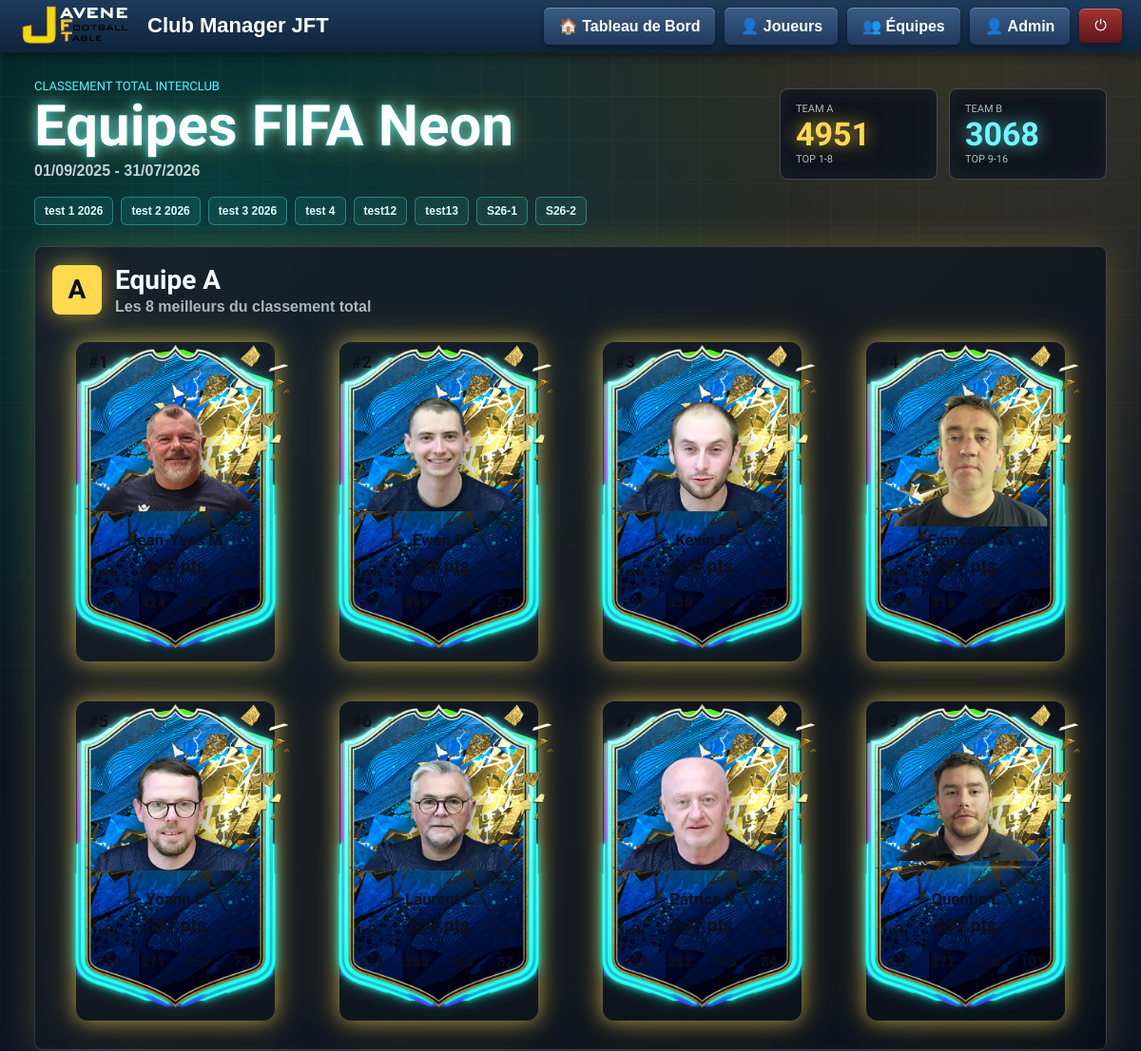
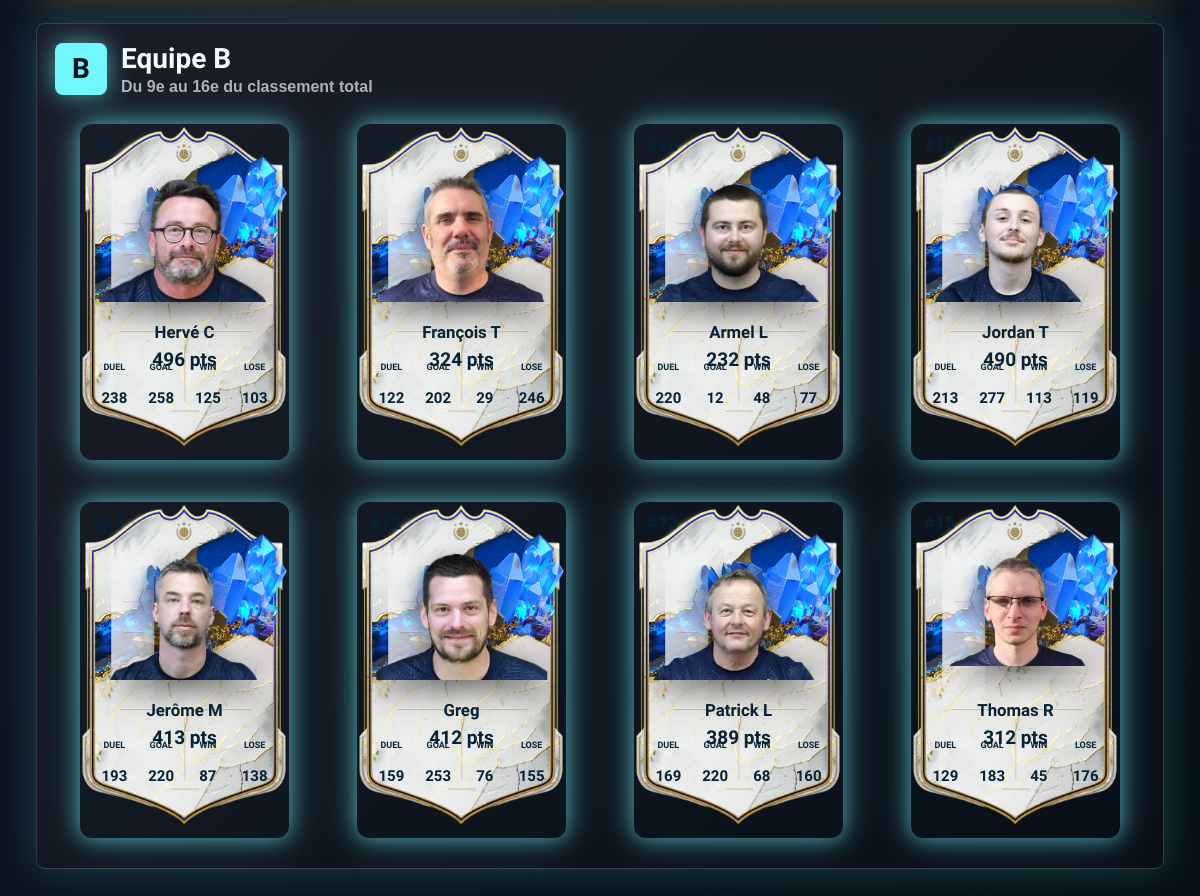
/equipe, run on the app's committed database (2 pictures, top to bottom).
### app.py (models this page shows)
class Season(db.Model):
    id = db.Column(db.Integer, primary_key=True)
    name = db.Column(db.String(100))
    active = db.Column(db.Boolean, default=True)
    date_start = db.Column(db.DateTime, default=datetime.datetime.utcnow)
    date_end = db.Column(db.DateTime)

class Player(db.Model):
    id = db.Column(db.Integer, primary_key=True)
    name = db.Column(db.String(100))
    mail = db.Column(db.String(200))
    photo = db.Column(db.String(200), default="/static/img/default.png")
    sexe = db.Column(db.String(1), default="M")
    actif = db.Column(db.Boolean, default=True)
    team = db.Column(db.String(1))  # "A", "B" ou NULL
    force_team_b = db.Column(db.Boolean, default=False)
    card_background = db.Column(db.String(200))
    card_video = db.Column(db.String(200), nullable=True)
    duel = db.Column(db.Integer, default=0)
    goal = db.Column(db.Integer, default=0)
    goal_won = db.Column(db.Integer, default=0)
    matches = db.Column(db.Integer, default=0)
    matches_duel = db.Column(db.Integer, default=0)
    matches_goal = db.Column(db.Integer, default=0)
    wins = db.Column(db.Integer, default=0)
    losses = db.Column(db.Integer, default=0)
    elo = db.Column(db.Integer, default=1000)
    membre_club = db.Column(db.Boolean, default=True)
    interclub = db.Column(db.Boolean, default=False)
    interclub_wins = db.Column(db.Integer, default=0)
    atelier_duel = db.Column(db.Boolean, default=True)
    atelier_goal = db.Column(db.Boolean, default=True)
    external_club = db.Column(db.String(100))
    club_logo = db.Column(db.String(200))
    dette = db.Column(db.Float, default=0)
    chbb = db.Column(db.Boolean, default=False)
    chbb_count = db.Column(db.Integer, default=3)
    chbb_date1 = db.Column(db.String(50))
    chbb_date2 = db.Column(db.String(50))
    chbb_date3 = db.Column(db.String(50))

### app.py (the view)
@app.route("/equipe")
def equipe():
    period_ranking = build_period_interclub_ranking()
    interclub_players = period_ranking["ranking"]
    teamA = [player for player in interclub_players if not player.force_team_b][:8]
    teamA_ids = {player.id for player in teamA}
    forced_team_b = [player for player in interclub_players if player.force_team_b]
    teamB_pool = forced_team_b + [
        player for player in interclub_players
        if player.id not in teamA_ids and not player.force_team_b
    ]
    teamB = teamB_pool[:8]
    return render_template(
        "equipe.html",
        teamA=teamA,
        teamB=teamB,
        period_label=period_ranking["period_label"],
        season_names=period_ranking["season_names"]
    )

### app.py (called while the page is built)
def get_competition_period(today=None):
    today = today or datetime.datetime.now()
    start_year = today.year if today.month >= 9 else today.year - 1
    start = datetime.datetime(start_year, 9, 1)
    end = datetime.datetime(start_year + 1, 7, 31, 23, 59, 59)
    return start, end

def season_in_competition_period(season, period_start, period_end):
    season_start = season.date_start or period_start
    season_end = season.date_end or season_start
    return season_start <= period_end and season_end >= period_start

@app.after_request
def add_header(response):
    response.headers["Cache-Control"] = "no-store"
    return response

### templates/equipe.html (shortened to what this page needs)
{% extends "base.html" %}
{% block content %}
{% set totalA = teamA | sum(attribute='total') %}
{% set totalB = teamB | sum(attribute='total') %}
<div class="teams-page">
    <section class="teams-hero">
        <div>
            <p class="teams-kicker">Classement total interclub</p>
            <h1>Equipes FIFA Neon</h1>
            <p class="teams-period">{{ period_label }}</p>
        </div>
        <div class="teams-scoreboard">
            <div class="score-tile score-a">
                <span>Team A</span>
                <strong>{{ totalA }}</strong>
                <small>Top 1-8</small>
            </div>
            <div class="score-tile score-b">
                <span>Team B</span>
                <strong>{{ totalB }}</strong>
                <small>Top 9-16</small>
            </div>
        </div>
    </section>
    {% if season_names %}
    <div class="season-strip">
        {% for season_name in season_names %}
        <span>{{ season_name }}</span>
        {% endfor %}
    </div>
    {% endif %}
    <section class="teams-arena">
        <div class="team-zone team-a">
            <div class="team-header">
                <span class="team-badge">A</span>
                <div>
                    <h2>Equipe A</h2>
                    <p>Les 8 meilleurs du classement total</p>
                </div>
            </div>
            <div class="players-grid">
                {% for p in teamA %}
                <a href="/player/{{ p.id }}" class="player-link">
                    <article class="fifa-card neon-gold">
                        <div class="rank">#{{ p.rank }}</div>
                        <img src="{{ p.photo }}" class="player-photo" alt="{{ p.name }}">
                        <div class="player-name">{{ p.name }}</div>
                        <div class="points">{{ p.total }} pts</div>
                        <div class="stats">
                            <span>DUEL <b>{{ p.duel }}</b></span>
                            <span>GOAL <b>{{ p.goal }}</b></span>
                            <span>WIN <b>{{ p.wins }}</b></span>
                            <span>LOSE <b>{{ p.losses }}</b></span>
                        </div>
                    </article>
                </a>
                {% endfor %}
            </div>
        </div>
        <div class="team-zone team-b">
            <div class="team-header">
                <span class="team-badge">B</span>
                <div>
                    <h2>Equipe B</h2>
                    <p>Du 9e au 16e du classement total</p>
                </div>
            </div>
            <div class="players-grid">
                {% for p in teamB %}
                <a href="/player/{{ p.id }}" class="player-link">
                    <article class="fifa-card neon-blue">
                        <img src="/static/img/cards/argent.png" class="card-bg" alt="">
                        <div class="rank">#{{ p.rank }}</div>
                        <img src="{{ p.photo }}" class="player-photo" alt="{{ p.name }}">
                        <div class="player-name">{{ p.name }}</div>
                        <div class="points">{{ p.total }} pts</div>
                        <div class="stats">
                            <span>DUEL <b>{{ p.duel }}</b></span>
                            <span>GOAL <b>{{ p.goal }}</b></span>
                            <span>WIN <b>{{ p.wins }}</b></span>
                            <span>LOSE <b>{{ p.losses }}</b></span>
                        </div>
                    </article>
                </a>
                {% endfor %}
            </div>
        </div>
    </section>
</div>
{% endblock %}

### static/css/style.css (style rules this page uses)
body { margin: 0; font-family: Arial; }
.card-bg { width: 100%; display: block; }
.player-photo { position: absolute; top: 63px; left: 50%; transform: translateX(-50%); width: 140px; }
.player-name { position: absolute; top: 210px; left: 0; right: 0; font-size: 22px; font-weight: bold; }
.stats { position: absolute; top: 250px; left: 0; right: 0; display: grid; grid-template-columns: 1fr 1fr; gap: 8px; font-size: 14px; }

### data on the page
Season: name "test 1 2026"
Season: name "test 2 2026"
Season: name "test 3 2026"
Season: name "test 4"
Season: name "test12"
Season: name "test13"
Season: name "S26-1"
Season: name "S26-2"
Player: photo (picture), name "Jean-Yves M"
Player: photo (picture), name "Ewen D"
Player: photo (picture), name "Kevin B"
Player: photo (picture), name "François G"
Player: photo (picture), name "Yoann C"
Player: photo (picture), name "Laurent L"
Player: photo (picture), name "Patrice R"
Player: photo (picture), name "Quentin L"
Player: photo (picture), name "Hervé C"
Player: photo (picture), name "François T"
Player: photo (picture), name "Armel L"
Player: photo (picture), name "Jordan T"
Player: photo (picture), name "Jerôme M"
Player: photo (picture), name "Greg"
Player: photo (picture), name "Patrick L"
Player: photo (picture), name "Thomas R"

### other printed values
{{ period_label }} "01/09/2025 - 31/07/2026"
{{ totalA }} "4951"
{{ totalB }} "3068"
{{ p.rank }} "1" "2" "3" "4" "5" "6"
{{ p.total }} "840" "736" "620" "587" "581" "554" "541" "492"
{{ p.duel }} "416" "337" "290" "269" "310" "251" "259" "220"
{{ p.wins }} "278" "223" "197" "160" "161" "153" "145" "126"
{{ p.losses }} "82" "101"
{{ p.total }} "496" "324" "232" "490" "413" "412" "389" "312"
{{ p.duel }} "238" "122" "220" "213" "193" "159" "169" "129"
{{ p.goal }} "258" "202" "12" "277" "220" "253" "220" "183"
{{ p.wins }} "125" "29" "48" "113" "87" "76" "68" "45"
{{ p.losses }} "103" "246" "77" "119" "138" "155" "160" "176"
{{ p.rank }} "14" "16" "10" "11" "12" "13" "15"
